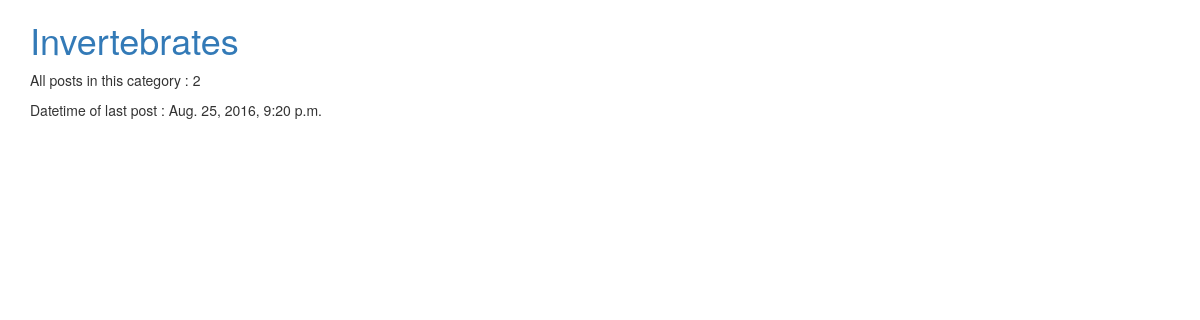
Screenshot of /category/3/ with the database file from the repository.
### forum/models.py (models this page shows, shortened)
class Topic(models.Model):
    title = models.CharField(verbose_name='Title', max_length=200)
    category = models.ForeignKey(Category, on_delete=models.CASCADE)
    def __str__(self):
        return str(self.title)

class Post(models.Model):
    user = models.ForeignKey('auth.User')
    title = models.CharField(verbose_name='Title', max_length=200)
    body = models.TextField()
    date = models.DateTimeField(default=timezone.now)
    topic = models.ForeignKey(Topic, on_delete=models.CASCADE)

### forum/views.py (the view)
# urls.py: url(r'^category/(?P<category_id>[0-9]+)/$', views.CategoryView.as_view(), name='category'),
class CategoryView(View):
    def get(self, request, category_id):
        category_id = int(category_id)
        model = Topic.objects.filter(category_id=category_id)
        cat_f_top_model = []
        for topic in model:
            posts = Post.objects.filter(topic_id=topic.id).all()
            last_post = Post.objects.all()[Post.objects.count() - 1]
            date_last_post = last_post.date
            len_post_top = len(posts)
            cat_f_top_model.append({'topic': topic, 'posts_count': len_post_top, 'datetime_last_post': date_last_post})
        return render(request, 'forum/category.html', {'topics': cat_f_top_model})

### forum/templates/forum/category.html
{% extends 'forum/base.html' %}
{% block content %}
    {% for  topic in  topics %}
        <div>
            <h1><a href="{% url 'topic' topic.topic.id  %}">{{ topic.topic }}</a></h1>
            <p>All posts in this category : {{ topic.posts_count }}</p>
            <p>Datetime of last post : {{ topic.datetime_last_post }}</p>
        </div>
    {% endfor %}
{% endblock %}

### rows the page displays
Topic: topic "Invertebrates", posts_count "2", datetime_last_post "Aug. 25, 2016, 9:20 p.m."
